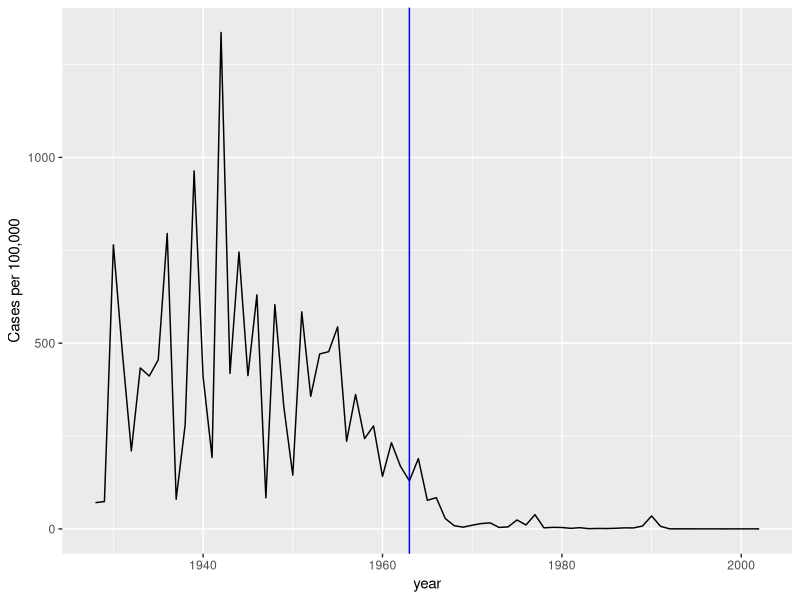
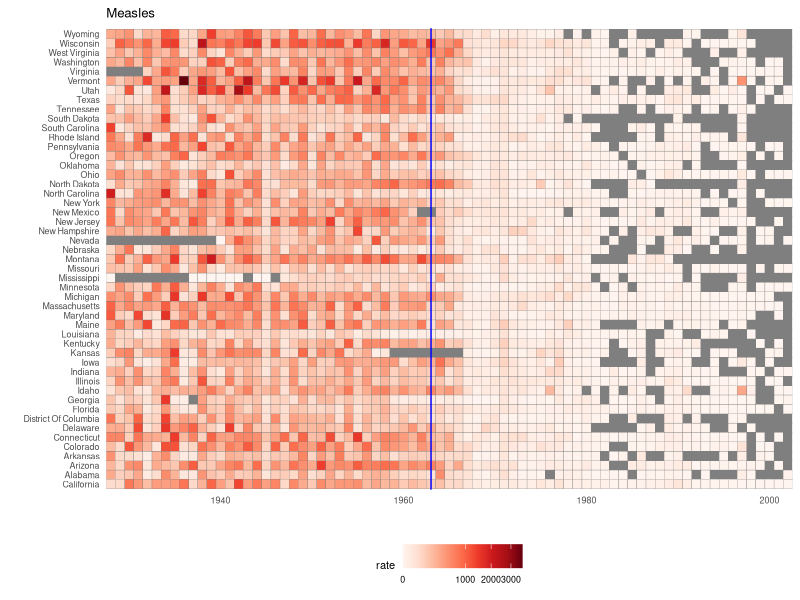
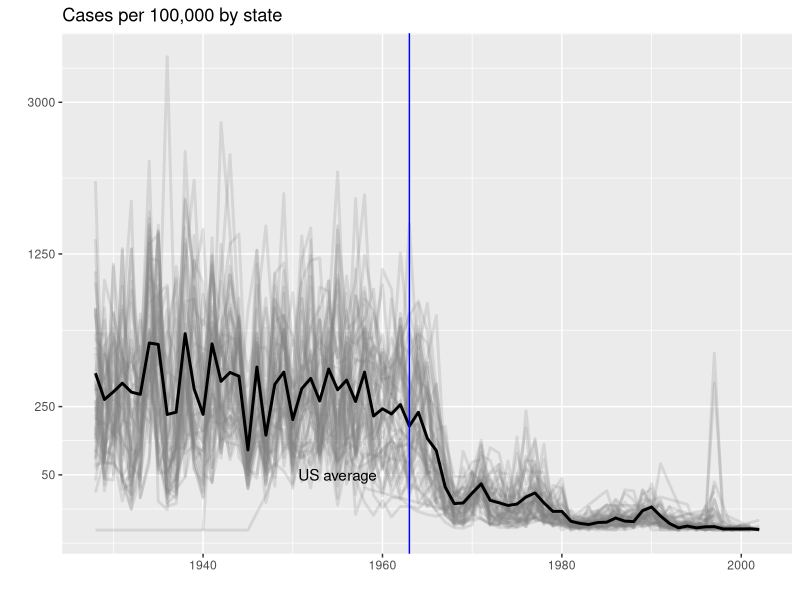

Source code (R) for these figures, in order:
## ---- chunk 1
library(tidyverse)
library(RColorBrewer)
library(dslabs)
data(us_contagious_diseases)
names(us_contagious_diseases)
## ---- chunk 2
the_disease <- "Measles"
dat <- us_contagious_diseases |>
  filter(!state%in%c("Hawaii","Alaska") & disease == the_disease) |>
  mutate(rate = count / population * 100000 * 52 / weeks_reporting) |> 
  mutate(state = reorder(state, rate)) 
## ---- chunk 3
dat |> filter(state == "California" & !is.na(rate)) |>
  ggplot(aes(year, rate)) +
  geom_line() + 
  ylab("Cases per 100,000")  + 
  geom_vline(xintercept=1963, col = "blue")
## ---- chunk 4
dat |> ggplot(aes(year, state, fill = rate)) +
  geom_tile(color = "grey50") +
  scale_x_continuous(expand = c(0,0)) +
  scale_fill_gradientn(colors = brewer.pal(9, "Reds"), trans = "sqrt") +
  geom_vline(xintercept = 1963, col = "blue") +
  theme_minimal() +  
  theme(panel.grid = element_blank(), 
        legend.position="bottom", 
        text = element_text(size = 8)) +
  labs(title = the_disease, x = "", y = "")
## ---- chunk 5
avg <- us_contagious_diseases |>
  filter(disease==the_disease) |> group_by(year) |>
  summarize(us_rate = sum(count, na.rm = TRUE) / 
              sum(population, na.rm = TRUE) * 100000)
## ---- chunk 6
dat |> 
  filter(!is.na(rate)) |>
    ggplot() +
  geom_line(aes(year, rate, group = state),  color = "grey50", 
            show.legend = FALSE, alpha = 0.2, size = 1) +
  geom_line(mapping = aes(year, us_rate),  data = avg, size = 1) +
  scale_y_continuous(trans = "sqrt", breaks = c(50, 250, 1250, 3000)) + 
  ggtitle("Cases per 100,000 by state") + 
  xlab("") + ylab("") +
  geom_text(data = data.frame(x = 1955, y = 50), 
            mapping = aes(x, y, label="US average"), 
            color="black") + 
  geom_vline(xintercept=1963, col = "blue")
